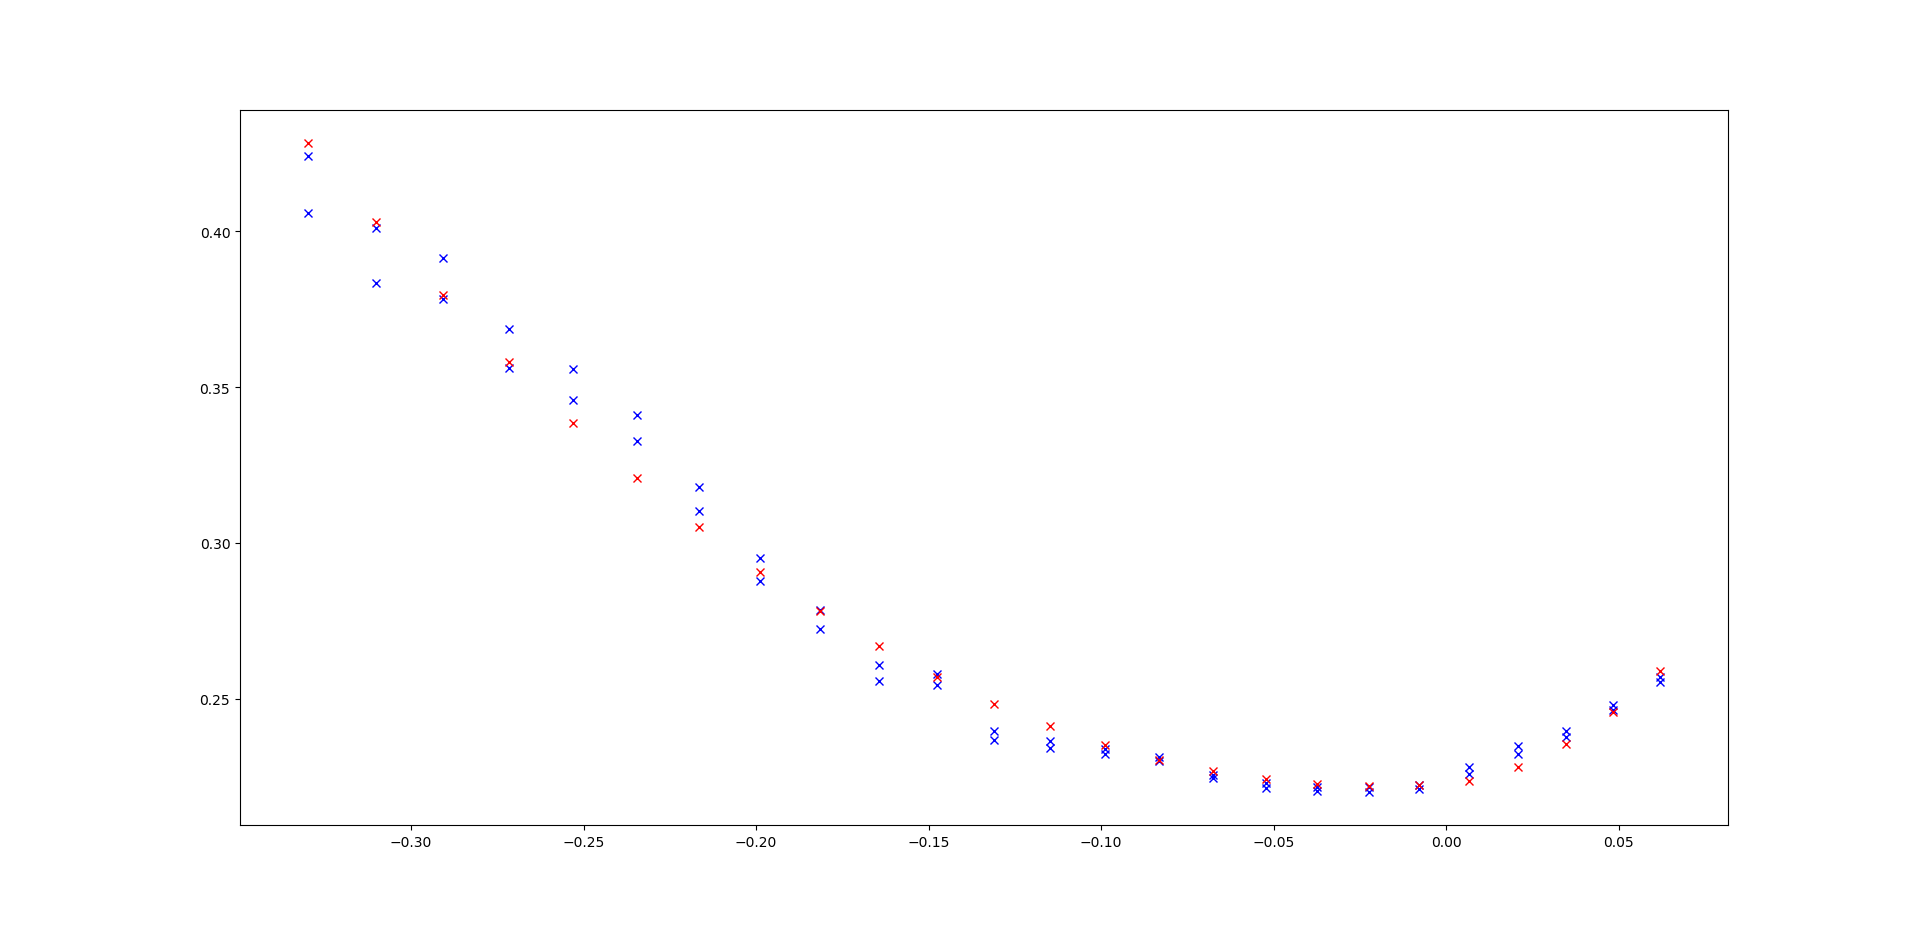

Reproduce this figure in Python.
from functools import partial

import matplotlib
matplotlib.use("TkAgg")
import matplotlib.pyplot as plt
import numpy as np
import scipy.io as scio
from scipy.optimize import minimize, Bounds, LinearConstraint
from scipy.stats import norm
import warnings
#lgt
from scipy.interpolate import interp1d
import pandas as pd
import os
from datetime import datetime, timedelta

#bs模型计算call
def bs_call(S, K, T, r, vol):
    N = norm.cdf
    d1 = (np.log(S / K) + (r + 0.5 * vol ** 2) * T) / (vol * np.sqrt(T))
    d2 = d1 - vol * np.sqrt(T)
    return S * norm.cdf(d1) - np.exp(-r * T) * K * norm.cdf(d2)

#bs模型计算vega
def bs_vega(S, K, T, r, sigma):
    N = norm.cdf
    d1 = (np.log(S / K) + (r + 0.5 * sigma ** 2) * T) / (sigma * np.sqrt(T))
    return S * norm.pdf(d1) * np.sqrt(T)

# S, K, r, T, target_value = forward * np.exp(-interest_rate * maturity), strike, interest_rate, maturity, bid
def blsimpv(S, K, r, T, target_value, *args):
    result = []
    for _ in range(len(S)):
        MAX_ITERATIONS = 200
        PRECISION = 1.0e-5
        sigma = 0.5
        for i in range(0, MAX_ITERATIONS):
            price = bs_call(S[_], K[_], T[_], r[_], sigma)
            vega = bs_vega(S[_], K[_], T[_], r[_], sigma)
            diff = target_value[_] - price  # our root
            if abs(diff) < PRECISION:
                result.append(sigma)
                break
            else:
                sigma = sigma + diff / vega  # f(x) / f'(x)
    return np.array(result)

#从对应文件夹中调取数据
def get_data(date,symbol,timestamp):
    cwd = os.getcwd()
    files = os.listdir(cwd+"\\"+date+"_"+symbol+"\\"+date)
    df_all = pd.DataFrame()
    for file in files:
        #file = files[0]
        strike = int(file.split("-")[3])
        if file.split("-")[4][0] == "c":
            put = 0
        elif file.split("-")[4][0] == "p":
            put = 1
        else:
            print("表名不规范")
            # return
        df = pd.read_csv(cwd+"\\"+date+"_"+symbol+"\\"+date+"\\"+file)
        df = df[["datetime","ask_price1","bid_price1"]]
        df = df.sort_values("datetime")
        df = df[df["datetime"]<=timestamp].tail(1)
        df["datetime"] = timestamp
        df["put"] = put
        df["strike"] = strike
        df_all = pd.concat([df_all,df],axis = 0)
    underlying_data = pd.read_csv(cwd + "\\" + date + "_" + symbol + "\\CZCE-" + symbol + "-" + date + ".tick.csv")
    underlying_data = underlying_data.sort_values("datetime")
    underlying_data = underlying_data[underlying_data["datetime"] <= timestamp].tail(1)
    underlying_data["mid"] = (underlying_data["ask_price1"]+underlying_data["bid_price1"])/2
    df_all["mid"] = list(underlying_data["mid"])[0]
    df_all["maturity"] = 24/250
    return df_all

#处理数据，计算bs模型的参数
def process_data(date,symbol,timestamp):
    data = get_data(date,symbol,timestamp)
    data = data.reset_index(drop = True)
    data["interest_rate"] = 0.015
    data["dividend_yield"] = 0.015
    data = data.applymap(lambda x:[x])
    put, strike, bid, ask, close, maturity,interest_rate,dividend_yield= list(data["put"]), list(data["strike"]), list(data["bid_price1"]), list(data["ask_price1"]),list(data["mid"]), list(data["maturity"]),list(data["interest_rate"]),list(data["dividend_yield"])
    put, strike, bid, ask, close, maturity,interest_rate,dividend_yield = np.array(put),np.array(strike),np.array(bid),np.array(ask),np.array(close),np.array(maturity),np.array(interest_rate),np.array(dividend_yield)

    # 删除不可用数据：非正买卖价差，买入价低于3/8，实值期权
    forward = close * np.exp((interest_rate - dividend_yield) * maturity)  # 计算远期价格
    log_moneyness = np.log(strike / forward)  # 期权价位
    pos_remove = (ask <= bid) | (bid < 3 / 8) | ((strike < forward) & (put == 0)) | (
            (forward <= strike) & (put == 1))  # 删除不符合条件的数据
    ask = ask[~pos_remove]  # 删除不符合条件的ask价格
    bid = bid[~pos_remove]  # 删除不符合条件的bid价格
    forward = forward[~pos_remove]  # 删除不符合条件的前继价格
    maturity = maturity[~pos_remove]  # 删除不符合条件的期限
    put = put[~pos_remove]  # 删除不符合条件的put数据
    strike = strike[~pos_remove]  # 删除不符合条件的strike数据
    interest_rate = interest_rate[~pos_remove]  # 删除不符合条件的interest_rate数据
    dividend_yield = dividend_yield[~pos_remove]  # 删除不符合条件的dividend_yield数据
    log_moneyness = log_moneyness[~pos_remove]

    bid[put == 1] = bid[put == 1] + np.exp(-interest_rate[put == 1] * maturity[put == 1]) * (
            forward[put == 1] - strike[put == 1])  # 计算put期权的买入价格
    ask[put == 1] = ask[put == 1] + np.exp(-interest_rate[put == 1] * maturity[put == 1]) * (
            forward[put == 1] - strike[put == 1])  # 计算put期权的卖出价格

    mid = (bid + ask) / 2  # 计算中间价格
    return ask,bid,forward,maturity,put,strike,interest_rate,dividend_yield,log_moneyness,mid


##以下为优化wing

def wing_raw(x_list, param):
    """
    Calculate the Wing implied volatility.

    Parameters:
    x : log moneyness (K/F)
    dc : down cutoff
    dsm : down smoothing rate
    vc : volatility changing rate
    pc : put curvature
    sc : slope change rate
    uc : up cutoff
    usm : up smoothing rate
    cc : call curvature

    Returns:
    float: Implied volatility
    """
    assert len(param) == 8, "参数必须有八个元素"
    
    dc, dsm, vc, pc, sc, uc, usm, cc = param

    vol_list = []
    for x in x_list:
        if dc < x <=0:
            vol = vc + sc*x + pc * x**2
        elif 0 < x <= uc:
            vol = vc + sc*x + cc * x**2
        elif (dc * (1+dsm) < x) and (x <= dc):
            beta_0 = vc - (1 + 1/dsm) * pc * (dc**2) - (sc * dc / (2*dsm))
            beta_1 = (1 + 1/dsm) * (2 * pc * dc + sc)
            beta_2 = -(pc / dsm + sc / (2 * dc * dsm))
            vol = beta_0 + beta_1*x + beta_2*(x**2)
        elif (dc * (1+dsm) >= x):
            vol = vc + dc * (2+dsm) * (sc/2) + (1+dsm) * pc * (dc**2)
        elif (uc * (1+usm) >= x) and (x > uc):
            beta_0 = vc - (1 + 1/usm) * cc * (uc**2) - (sc * uc / (2*usm))
            beta_1 = (1 + 1/usm) * (2 * cc * uc + sc)
            beta_2 = -(cc / usm + sc / (2 * uc * usm))
            vol = beta_0 + beta_1*x + beta_2*(x**2)
        elif (uc * (1+usm) < x):
            vol = vc + uc * (2+usm) * (sc/2) + (1+usm) * cc * (uc**2)
        else:
            raise ValueError("x (converted strike) value error")
        vol_list.append(vol)
    return vol_list



##最优化函数
#根据上下界生成参数初始值
def generate_random_start_values(lb, ub):
        lb[np.isinf(lb)] = -1000
        ub[np.isinf(ub)] = 1000
        param0 = lb + np.random.rand(len(lb)) * (ub - lb)

        return param0

#代价函数
def fit_function_wing(p, x_list, implied_vol):
    param = p
    dc, dsm, _, _, _, uc, usm, _ = param
    model_vol = wing_raw(x_list, param)
    value = np.linalg.norm(
        implied_vol - model_vol)#矩阵元素平方和的平方根，类似于rmse

    return value

#拟合Wing曲面
def fit_wing(implied_vol, x_list):
        lb = np.array([-np.inf, 0, -np.inf, -np.inf, -np.inf, 0, 0, -np.inf])
        ub = np.array([0, np.inf, np.inf, np.inf, np.inf, np.inf, np.inf, np.inf])
        #lb = np.array([0.0001,0,-1, 0])
        #ub = np.array([np.inf,np.inf,1,np.inf])
        # constraints = {'type': 'ineq', 'fun': lambda x: mycon(x, phifun)}

        targetfun = partial(fit_function_wing, x_list=x_list, 
                            implied_vol=implied_vol)

        N = 100
        parameters = np.zeros((len(lb), N))
        fun_value = np.zeros(N)

        for n in range(N):
            param0 = generate_random_start_values(lb, ub)
            # lgt
            #minimize_method = "Powell" #运行速度慢，很多点nan，因为无法考虑限制条件
            minimize_method = "SLSQP" #还可以
            #minimize_method = 'L-BFGS-B' #效果很离谱
            #minimize_method = 'trust-constr' #全是报错，输出nan
            #minimize_method = 'BFGS' #不考虑边界条件
            #minimize_method = 'TNC' #效果很差
            #minimize_method = 'Nelder-Mead' #效果很差
            #minimize_method = 'CG' #全是报错，输出nan
            #minimize_method = 'Newton-CG' #需要梯度函数（导函数）
            #minimize_method = 'COBYLA' #运行速度非常慢，会卡死
            res = minimize(targetfun, param0, method=minimize_method, bounds=Bounds(lb, ub),
                           options={'disp': False})
            res.fun
            
            # print(res.fun)
            parameters[:, n] = res.x
            fun_value[n] = res.fun

        idx = np.argmin(fun_value)
        parameters = parameters[:, idx]

        return parameters

def wing_fit_all(date,symbol,timestamp):
    ask, bid, forward, maturity, put, strike, interest_rate, dividend_yield, log_moneyness, mid = process_data(date,symbol,timestamp)
    # 估计隐含波动率
    # 计算买入价格的隐含波动率
    implied_volatility_bid = blsimpv(forward * np.exp(-interest_rate * maturity), strike, interest_rate, maturity, bid)
    # 计算卖出价格的隐含波动率
    implied_volatility_ask = blsimpv(forward * np.exp(-interest_rate * maturity), strike, interest_rate, maturity, ask)
    # 计算中间价格的隐含波动率
    implied_volatility = blsimpv(forward * np.exp(-interest_rate * maturity), strike, interest_rate, maturity, mid)

    # 绘制总隐含波动率
    #total_implied_volatility = implied_volatility ** 2 * maturity  # 计算总隐含波动率
    #total_implied_variance = total_implied_volatility

    parameters= fit_wing(implied_volatility, log_moneyness)  # 拟合wing曲面
    print(parameters)
    total_implied_variance = implied_volatility ** 2 * maturity  # 计算总隐含方差


    model_vol= wing_raw(log_moneyness, parameters)

    df_result = pd.DataFrame()
    df_result["log_moneyness"] = log_moneyness
    df_result["iv_ask"] = implied_volatility_ask
    df_result["iv_bid"] = implied_volatility_bid
    df_result["iv_wing"] = model_vol
    df_result["timestamp"] = timestamp
    return df_result




# time_interval = 3600
date = "20230428"
symbol = "SR307"
timestamp = '2023-04-28 09:42:00.0'
result = wing_fit_all(date,symbol,timestamp)
plt.plot(result["log_moneyness"], result["iv_ask"], 'xb')
plt.plot(result["log_moneyness"], result["iv_bid"], 'xb')
plt.plot(result["log_moneyness"], result["iv_wing"], 'xr')

plt.show()

tmp=process_data(date,symbol,timestamp)
